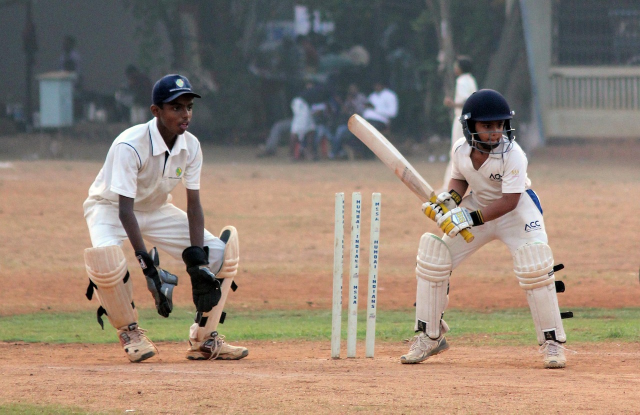
#> input picture image_library/CRICKET/cricket_166794.jpg, 1280 x 829 px (shown at 1/2 size)
$ python -i image_composer.py   (imports and definitions only)
#> lines starting #> are read from the running program, lines starting #| are printed output that depends on the picture
#> further down, picture is the input picture: PIL image 1280x829 RGB; mean R, G, B 145.2, 129.5, 116.2
import os
import logging
import tempfile
from io import BytesIO

import numpy as np
import requests
from PIL import Image, ImageDraw, ImageFont, ImageEnhance

logger = logging.getLogger(__name__)

BRAND_NAME = "VisionaryMinds"
LOGO_PATH  = os.path.join(os.path.dirname(__file__), "logo.png")
DARK_NAVY  = (8, 12, 24)

# ── Intent badge colours ───────────────────────────────────────────────────
TAG_COLORS = {
    "WAR":              (204,  41,  54),
    "POLITICS":         ( 26,  86, 219),
    "ECONOMY":          (  5, 122,  85),
    "DISASTER":         (208,  56,   1),
    "HEALTH":           (  2, 132, 199),
    "SPORTS":           (108,  43, 217),
    "TECHNOLOGY":       (  0, 172, 193),
    "ENTERTAINMENT":    (156,  39, 176),
    "CRICKET":          (  0, 120,  70),
    "SPORTS_CRICKET":   (  0, 120,  70),
    "FOOTBALL":         (  5, 122,  85),
    "SPORTS_FOOTBALL":  (  5, 122,  85),
    "SPORTS_LIVE":      (204,  41,  54),
    "FIFA":             (218, 165,  32),
    "WORLD CUP":        (218, 165,  32),
    "TENNIS":           (190, 130,   0),
    "F1":               (225,   6,   0),
    "BOXING":           (170,  20,  20),
    "BASKETBALL":       (200,  85,   0),
    "PSL":              (  0,  99,  65),
    "IPL":              (  0,  75, 160),
    "UCL":              (  0,  29,  61),
    "EPL":              ( 56,   0,  60),
}

BADGE_LABELS = {
    "WAR":              "WAR & CONFLICT",
    "POLITICS":         "POLITICS",
    "ECONOMY":          "ECONOMY",
    "DISASTER":         "DISASTER ALERT",
    "HEALTH":           "HEALTH ALERT",
    "SPORTS":           "SPORTS",
    "TECHNOLOGY":       "TECHNOLOGY",
    "ENTERTAINMENT":    "ENTERTAINMENT",
    "CRICKET":          "CRICKET",
    "SPORTS_CRICKET":   "CRICKET",
    "FOOTBALL":         "FOOTBALL",
    "SPORTS_FOOTBALL":  "FOOTBALL",
    "SPORTS_LIVE":      "LIVE SPORTS",
    "FIFA":             "⚽ FIFA WORLD CUP 2026",
    "WORLD CUP":        "⚽ FIFA WORLD CUP 2026",
    "TENNIS":           "TENNIS",
    "F1":               "FORMULA 1",
    "BOXING":           "BOXING",
    "BASKETBALL":       "BASKETBALL",
    "PSL":              "PSL",
    "IPL":              "IPL",
    "UCL":              "CHAMPIONS LEAGUE",
    "EPL":              "PREMIER LEAGUE",
}

# ── Platform configs ───────────────────────────────────────────────────────
# Facebook and Instagram: 1080×1350 portrait (4:5)
# Telegram: 1280×720 landscape
PLATFORMS = {
    "facebook": {
        "canvas":        (1080, 1350),
        "overlay_start": 0.65,
        "gradient_h":    110,
        "badge_fs":      30,
        "headline_fs":   52,
        "subtext_fs":    30,
        "logo_fs":       22,
        "logo_pad_x":    16,
        "logo_pad_y":    10,
        "pad":           44,
        "line_gap":      16,
        "badge_y_frac":  0.68,
        "corner_r":      32,
        "border_w":      6,
    },
    "instagram": {
        "canvas":        (1080, 1350),
        "overlay_start": 0.65,
        "gradient_h":    110,
        "badge_fs":      30,
        "headline_fs":   52,
        "subtext_fs":    30,
        "logo_fs":       22,
        "logo_pad_x":    16,
        "logo_pad_y":    10,
        "pad":           44,
        "line_gap":      16,
        "badge_y_frac":  0.68,
        "corner_r":      32,
        "border_w":      6,
    },
    "telegram": {
        "canvas":        (1280, 720),
        "overlay_start": 0.58,
        "gradient_h":    80,
        "badge_fs":      24,
        "headline_fs":   40,
        "subtext_fs":    24,
        "logo_fs":       18,
        "logo_pad_x":    14,
        "logo_pad_y":    8,
        "pad":           38,
        "line_gap":      12,
        "badge_y_frac":  0.62,
        "corner_r":      20,
        "border_w":      4,
    },
}

# ── Font loader ────────────────────────────────────────────────────────────
_BOLD_FONTS = [
    "/usr/share/fonts/truetype/dejavu/DejaVuSans-Bold.ttf",
    "/usr/share/fonts/truetype/liberation/LiberationSans-Bold.ttf",
    "C:/Windows/Fonts/arialbd.ttf",
    "C:/Windows/Fonts/verdanab.ttf",
    "C:/Windows/Fonts/arial.ttf",
]
_REGULAR_FONTS = [
    "/usr/share/fonts/truetype/dejavu/DejaVuSans.ttf",
    "/usr/share/fonts/truetype/liberation/LiberationSans-Regular.ttf",
    "C:/Windows/Fonts/arial.ttf",
    "C:/Windows/Fonts/verdana.ttf",
]


# [34 lines left out: functions _load_font, _fetch_image, _crop_to_canvas, not called in this run]


def _enhance_photo(img):
    rgb = img.convert("RGB")
    rgb = ImageEnhance.Color(rgb).enhance(1.20)
    rgb = ImageEnhance.Contrast(rgb).enhance(1.12)
    rgb = ImageEnhance.Sharpness(rgb).enhance(1.15)
    rgb = ImageEnhance.Brightness(rgb).enhance(1.04)
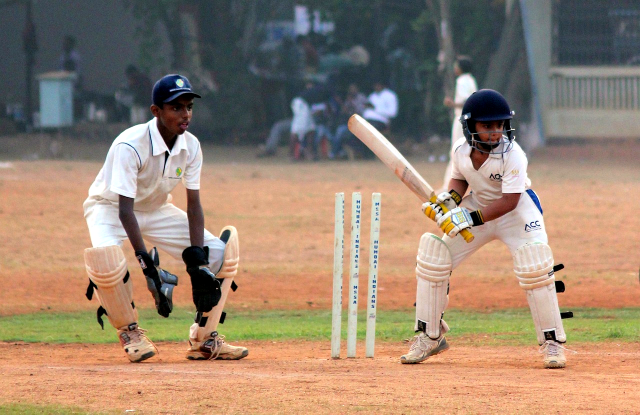
#> rgb: PIL image 1280x829 RGB (shown at 1/2 size); mean R, G, B 153.6, 131.8, 113.1
    return rgb.convert("RGBA")


# ── Drawing helpers ────────────────────────────────────────────────────────

def _text_wh(draw, text, font):
    b = draw.textbbox((0, 0), text, font=font)
    return b[2] - b[0], b[3] - b[1]


# [216 lines left out: functions _wrap_headline, compose_image, save_platform_images, not called in this run]

>>> from PIL import Image
>>> picture = Image.open('image_library/CRICKET/cricket_166794.jpg')
>>> result = _enhance_photo(picture)

$ run again, on image_library/CRICKET/cricket_262180.jpg
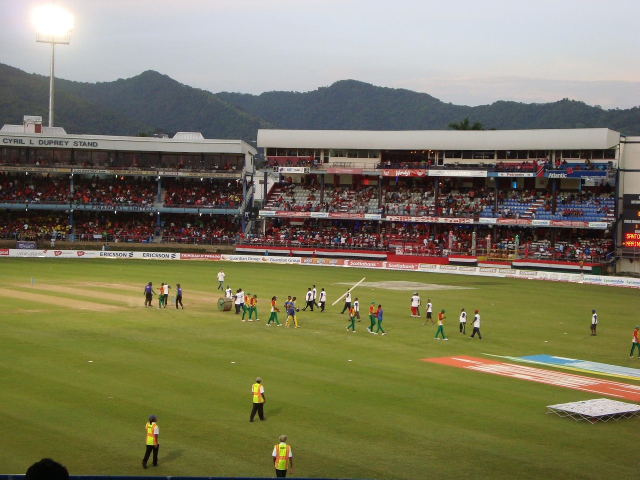
#> input picture image_library/CRICKET/cricket_262180.jpg, 1280 x 960 px (shown at 1/2 size)
#> picture is the input picture: PIL image 1280x960 RGB; mean R, G, B 125.2, 122.2, 94.1
#> in _enhance_photo, `rgb = ImageEnhance.Contrast(rgb).enhance(1.12)`:
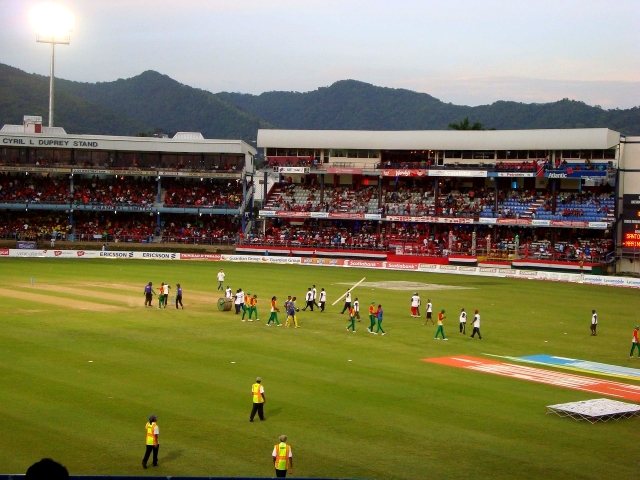
#> rgb: PIL image 1280x960 RGB (shown at 1/2 size); mean R, G, B 125.9, 122.1, 84.5

$ run again, on image_library/CRICKET/cricket_4796426.jpg
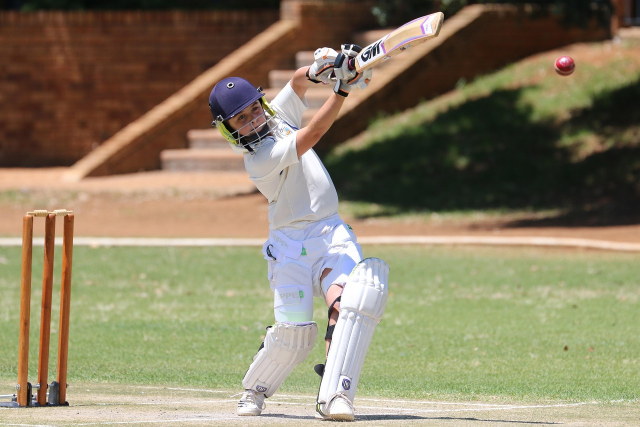
#> input picture image_library/CRICKET/cricket_4796426.jpg, 1280 x 853 px (shown at 1/2 size)
#> picture is the input picture: PIL image 1280x853 RGB; mean R, G, B 139, 128.5, 102.2
#> in _enhance_photo, `rgb = ImageEnhance.Contrast(rgb).enhance(1.12)`:
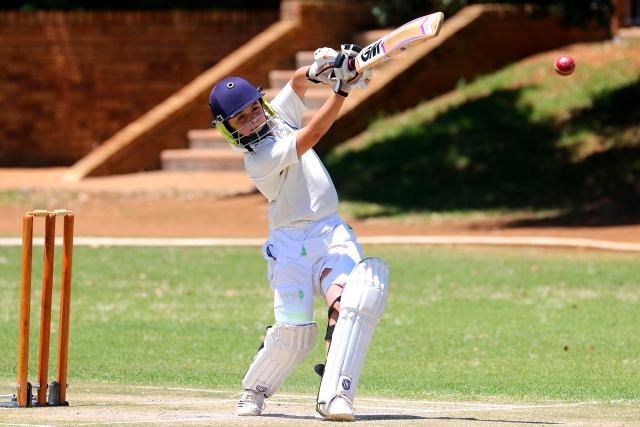
#> rgb: PIL image 1280x853 RGB (shown at 1/2 size); mean R, G, B 141.3, 127.4, 92.2

$ run again, on image_library/CRICKET/cricket_488714.jpg
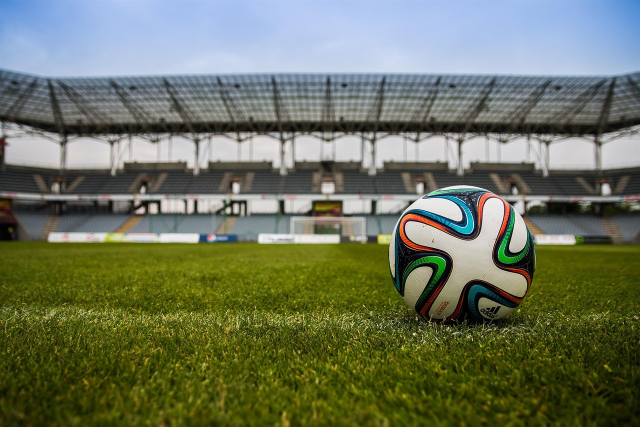
#> input picture image_library/CRICKET/cricket_488714.jpg, 1280 x 853 px (shown at 1/2 size)
#> picture is the input picture: PIL image 1280x853 RGB; mean R, G, B 108.8, 116, 93.5
#> in _enhance_photo, `rgb = ImageEnhance.Contrast(rgb).enhance(1.12)`:
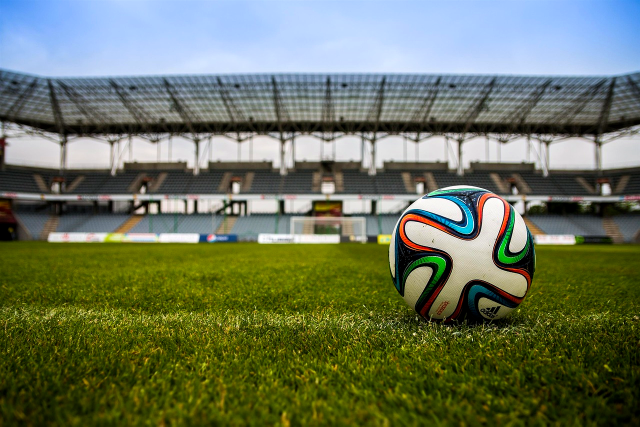
#> rgb: PIL image 1280x853 RGB (shown at 1/2 size); mean R, G, B 107.2, 116.9, 93.5
